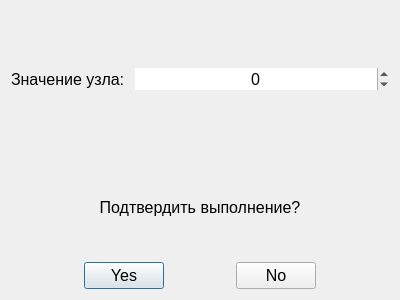
<?xml version="1.0" encoding="UTF-8"?>
<ui version="4.0">
 <class>ConfirmDialog</class>
 <widget class="QDialog" name="ConfirmDialog">
  <property name="geometry">
   <rect>
    <x>0</x>
    <y>0</y>
    <width>400</width>
    <height>300</height>
   </rect>
  </property>
  <property name="windowTitle">
   <string>Dialog</string>
  </property>
  <property name="sizeGripEnabled">
   <bool>false</bool>
  </property>
  <property name="modal">
   <bool>true</bool>
  </property>
  <layout class="QGridLayout" name="gridLayout_2">
   <item row="1" column="0">
    <layout class="QGridLayout" name="gridLayout" rowstretch="0,0">
     <property name="spacing">
      <number>0</number>
     </property>
     <item row="1" column="1">
      <widget class="QPushButton" name="yesBtn">
       <property name="font">
        <font>
         <pointsize>12</pointsize>
        </font>
       </property>
       <property name="text">
        <string>Yes</string>
       </property>
      </widget>
     </item>
     <item row="1" column="4">
      <spacer name="horizontalSpacer_2">
       <property name="orientation">
        <enum>Qt::Horizontal</enum>
       </property>
       <property name="sizeHint" stdset="0">
        <size>
         <width>40</width>
         <height>20</height>
        </size>
       </property>
      </spacer>
     </item>
     <item row="1" column="2">
      <spacer name="horizontalSpacer_3">
       <property name="orientation">
        <enum>Qt::Horizontal</enum>
       </property>
       <property name="sizeHint" stdset="0">
        <size>
         <width>40</width>
         <height>20</height>
        </size>
       </property>
      </spacer>
     </item>
     <item row="1" column="3">
      <widget class="QPushButton" name="noBtn">
       <property name="font">
        <font>
         <pointsize>12</pointsize>
        </font>
       </property>
       <property name="text">
        <string>No</string>
       </property>
      </widget>
     </item>
     <item row="1" column="0">
      <spacer name="horizontalSpacer">
       <property name="orientation">
        <enum>Qt::Horizontal</enum>
       </property>
       <property name="sizeHint" stdset="0">
        <size>
         <width>40</width>
         <height>20</height>
        </size>
       </property>
      </spacer>
     </item>
     <item row="0" column="0" colspan="5">
      <widget class="QLabel" name="label">
       <property name="font">
        <font>
         <pointsize>12</pointsize>
        </font>
       </property>
       <property name="text">
        <string>Подтвердить выполнение?</string>
       </property>
       <property name="alignment">
        <set>Qt::AlignCenter</set>
       </property>
      </widget>
     </item>
    </layout>
   </item>
   <item row="0" column="0">
    <layout class="QFormLayout" name="formLayout">
     <property name="labelAlignment">
      <set>Qt::AlignLeading|Qt::AlignLeft|Qt::AlignVCenter</set>
     </property>
     <property name="formAlignment">
      <set>Qt::AlignCenter</set>
     </property>
     <item row="0" column="0">
      <widget class="QLabel" name="label_2">
       <property name="font">
        <font>
         <pointsize>12</pointsize>
        </font>
       </property>
       <property name="text">
        <string>Значение узла: </string>
       </property>
      </widget>
     </item>
     <item row="0" column="1">
      <widget class="QSpinBox" name="valueSB">
       <property name="font">
        <font>
         <family>Arial</family>
         <pointsize>12</pointsize>
        </font>
       </property>
       <property name="frame">
        <bool>false</bool>
       </property>
       <property name="alignment">
        <set>Qt::AlignCenter</set>
       </property>
       <property name="minimum">
        <number>-99</number>
       </property>
       <property name="maximum">
        <number>999</number>
       </property>
      </widget>
     </item>
    </layout>
   </item>
  </layout>
 </widget>
 <resources/>
 <connections/>
</ui>
